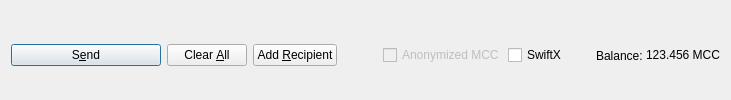
         <widget class="QFrame" name="frame_Send">
          <layout class="QHBoxLayout" name="horizontalLayout">
           <property name="bottomMargin">
            <number>0</number>
           </property>
           <item>
            <widget class="QPushButton" name="sendButton">
             <property name="minimumSize">
              <size>
               <width>150</width>
               <height>0</height>
              </size>
             </property>
             <property name="toolTip">
              <string>Confirm the send action</string>
             </property>
             <property name="text">
              <string>S&amp;end</string>
             </property>
             <property name="icon">
              <iconset resource="../macrocoin.qrc">
               <normaloff>:/icons/send</normaloff>:/icons/send</iconset>
             </property>
             <property name="autoDefault">
              <bool>false</bool>
             </property>
             <property name="default">
              <bool>true</bool>
             </property>
            </widget>
           </item>
           <item>
            <widget class="QPushButton" name="clearButton">
             <property name="sizePolicy">
              <sizepolicy hsizetype="Minimum" vsizetype="Fixed">
               <horstretch>0</horstretch>
               <verstretch>0</verstretch>
              </sizepolicy>
             </property>
             <property name="toolTip">
              <string>Clear all fields of the form.</string>
             </property>
             <property name="text">
              <string>Clear &amp;All</string>
             </property>
             <property name="icon">
              <iconset resource="../macrocoin.qrc">
               <normaloff>:/icons/remove</normaloff>:/icons/remove</iconset>
             </property>
             <property name="autoDefault">
              <bool>false</bool>
             </property>
            </widget>
           </item>
           <item>
            <widget class="QPushButton" name="addButton">
             <property name="toolTip">
              <string>Send to multiple recipients at once</string>
             </property>
             <property name="text">
              <string>Add &amp;Recipient</string>
             </property>
             <property name="icon">
              <iconset resource="../macrocoin.qrc">
               <normaloff>:/icons/add</normaloff>:/icons/add</iconset>
             </property>
             <property name="autoDefault">
              <bool>false</bool>
             </property>
            </widget>
           </item>
           <item>
            <spacer name="horizontalSpacer">
             <property name="orientation">
              <enum>Qt::Horizontal</enum>
             </property>
             <property name="sizeHint" stdset="0">
              <size>
               <width>40</width>
               <height>20</height>
              </size>
             </property>
            </spacer>
           </item>
           <item>
            <layout class="QHBoxLayout" name="horizontalLayout_2">
             <property name="spacing">
              <number>3</number>
             </property>
             <item>
              <widget class="QCheckBox" name="checkzMCC">
               <property name="enabled">
                <bool>false</bool>
               </property>
               <property name="text">
                <string>Anonymized MCC</string>
               </property>
              </widget>
             </item>
             <item>
              <widget class="QCheckBox" name="checkSwiftTX">
               <property name="enabled">
                <bool>true</bool>
               </property>
               <property name="minimumSize">
                <size>
                 <width>85</width>
                 <height>0</height>
                </size>
               </property>
               <property name="text">
                <string>SwiftX</string>
               </property>
              </widget>
             </item>
             <item>
              <widget class="QLabel" name="label">
               <property name="text">
                <string>Balance:</string>
               </property>
              </widget>
             </item>
             <item>
              <widget class="QLabel" name="labelBalance">
               <property name="sizePolicy">
                <sizepolicy hsizetype="Preferred" vsizetype="Fixed">
                 <horstretch>0</horstretch>
                 <verstretch>0</verstretch>
                </sizepolicy>
               </property>
               <property name="cursor">
                <cursorShape>IBeamCursor</cursorShape>
               </property>
               <property name="text">
                <string notr="true">123.456 MCC</string>
               </property>
               <property name="textInteractionFlags">
                <set>Qt::LinksAccessibleByMouse|Qt::TextSelectableByKeyboard|Qt::TextSelectableByMouse</set>
               </property>
              </widget>
             </item>
            </layout>
           </item>
          </layout>
         </widget>
